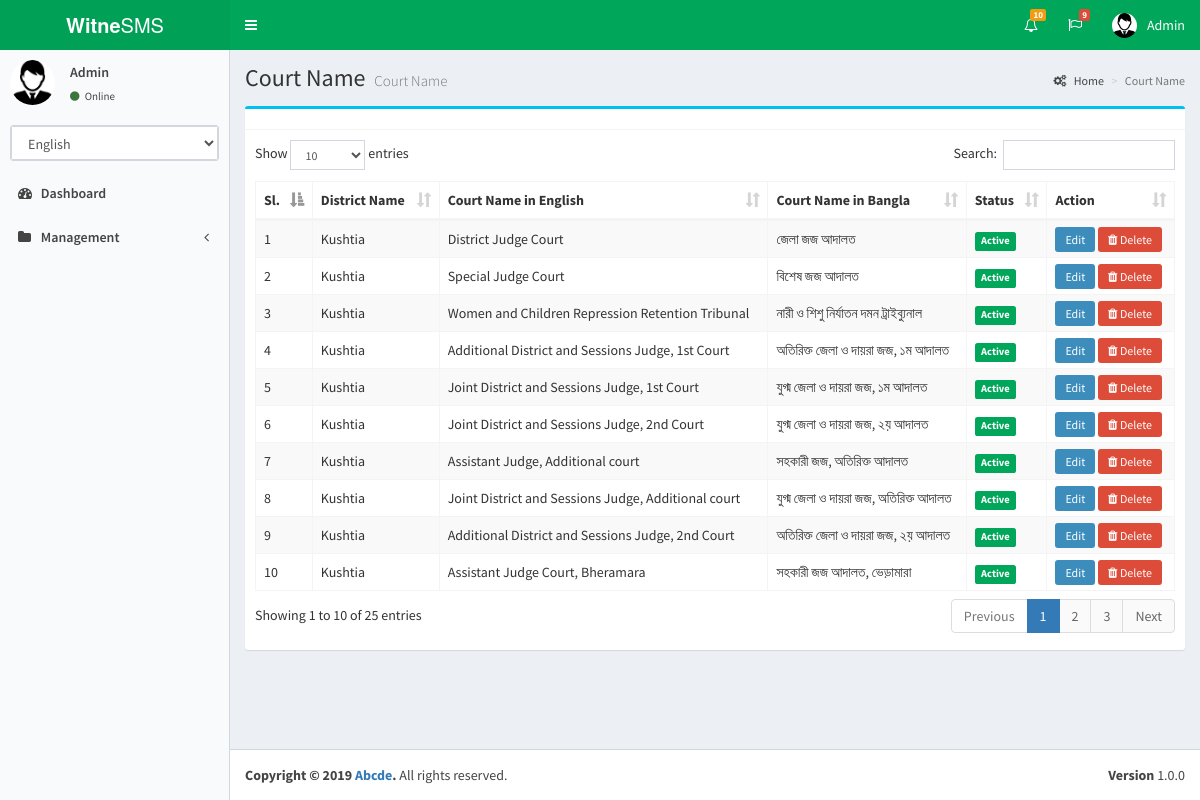
/index.php/manager/view_court, run on the app's committed database.
### tables this page shows
CREATE TABLE IF NOT EXISTS `court` (
  `court_id` int(11) NOT NULL AUTO_INCREMENT,
  `court_hash_id` varchar(255) NOT NULL,
  `dist_id` int(11) NOT NULL,
  `court_name_en` varchar(255) NOT NULL,
  `court_name_bn` varchar(100) NOT NULL,
  `created_at` timestamp NOT NULL DEFAULT CURRENT_TIMESTAMP,
  `updated_at` timestamp NOT NULL DEFAULT CURRENT_TIMESTAMP ON UPDATE CURRENT_TIMESTAMP,
  `court_status` int(11) NOT NULL,
  PRIMARY KEY (`court_id`)
);

CREATE TABLE IF NOT EXISTS `district` (
  `dist_id` int(11) NOT NULL AUTO_INCREMENT,
  `dist_hash_id` varchar(255) NOT NULL,
  `dist_name_en` varchar(255) NOT NULL,
  `dist_name_bn` varchar(100) NOT NULL,
  `created_at` timestamp NOT NULL DEFAULT CURRENT_TIMESTAMP,
  `updated_at` timestamp NOT NULL DEFAULT CURRENT_TIMESTAMP ON UPDATE CURRENT_TIMESTAMP,
  `dist_status` int(11) NOT NULL,
  PRIMARY KEY (`dist_id`)
);

### application/controllers/Manager.php (called while the page is built, shortened)
<?php
class Manager extends CI_Controller {
	public function view_court()
	{
		$send['courts']=$this->Mdb->getJoin('court','district','court.dist_id=district.dist_id');
		$this->load->view('manager/header');
		$this->load->view('manager/view_court',$send);
		$this->load->view('manager/footer');
	}
}

### index.php (called while the page is built, shortened)
<?php
require_once BASEPATH.'core/CodeIgniter.php';

### application/models/Mdb.php (called while the page is built, shortened)
<?php
class Mdb extends CI_Model
{
	public function getJoin($tbl,$jtbl,$match,$whr=array())
    {
        $this->db->select('*');
        $this->db->from($tbl);
        $this->db->join($jtbl,$match);
        $this->db->where($whr);
        return $this->db->get()->result();
    }
}

### application/views/manager/view_court.php (the view, shortened to what this page needs)
<section class="content-header">
  <h1>
    <?=$this->lang->line('court_name');?>
    <small><?=$this->lang->line('court_name');?></small>
  </h1>
  <ol class="breadcrumb">
    <li><a href="#"><i class="fa fa-gears"></i> Home</a></li>
    <li class="active"><?=$this->lang->line('court_name');?></li>
  </ol>
</section>
    <section class="content">
      <div class="box box-info color-palette-box">
        <div class="box-header with-border">
        </div>
        <div class="box-body">
          <div class="row">
            <div class="col-sm-4 col-md-12">
              <table id="example1" class="table table-bordered table-striped dataTable" role="grid" aria-describedby="example1_info">
                      <thead>
                        <tr>
                          <th><?=$this->lang->line('serial');?></th>
                          <th><?=$this->lang->line('dist_name');?></th>
                          <th><?=$this->lang->line('court_name_en');?></th>
                          <th><?=$this->lang->line('court_name_bn');?></th>
                          <th><?=$this->lang->line('status');?></th>
                          <th><?=$this->lang->line('action');?></th>
                        </tr>
                      </thead>
                        <?php $i=1; foreach($courts as $crt){?>
                        <tr>
                          <td><?=$i++;?></td>
                          <td><?=$crt->dist_name_en ;?></td>
                          <td><?=$crt->court_name_en ;?></td>
                          <td><?=$crt->court_name_bn ;?></td>
                          <td><span class="label label-success"><?=$crt->court_status == 1 ? 'Active' : 'Inactive';?></span></td>
                          <td>
                            <a href="<?=site_url('manager/edit-court/'.$crt->court_hash_id);?>" class="btn-sm btn-flat btn-primary">Edit</a>
                            <a href="<?=site_url('manager/delete_court/'.$crt->court_hash_id);?>" class="btn-sm btn-flat btn-danger" onclick="return confirm('Are you sure you want to delete?');"><i class="fa fa-trash"></i> Delete</a>
                          </td>
                        </tr>
                      <?php } ?>
                    </table>
            </div>
          </div>
        </div>
      </div>
    </section>

### application/views/manager/header.php (shortened to what this page needs)
<!DOCTYPE html>
<html>
<head>
  <link rel="stylesheet" href="<?=base_url();?>assets/dashboard/css/bootstrap.min.css">
  <link rel="stylesheet" href="<?=base_url();?>assets/dashboard/css/bootstrap-select.css">
   <link rel="stylesheet" href="<?=base_url();?>assets/dashboard/css/bootstrap-datetimepicker.min.css" />
  <link rel="stylesheet" href="https://maxcdn.bootstrapcdn.com/font-awesome/4.7.0/css/font-awesome.min.css">
  <link rel="stylesheet" href="<?=base_url();?>assets/dashboard/css/ionicons.min.css">
  <link rel="stylesheet" href="<?=base_url();?>assets/dashboard/css/dataTables.bootstrap.min.css">
  <link rel="stylesheet" href="<?=base_url();?>assets/dashboard/css/bootstrap-datepicker.min.css" />
  <link rel="stylesheet" href="<?=base_url();?>assets/dashboard/css/bootstrap-timepicker.min.css">
  <link rel="stylesheet" href="<?=base_url();?>assets/dashboard/css/select2.min.css">
  <link rel="stylesheet" href="<?=base_url();?>assets/dashboard/css/AdminLTE.min.css">
  <link rel="stylesheet" href="<?=base_url();?>assets/dashboard/css/_all-skins.min.css">
  <link rel="stylesheet" href="<?=base_url();?>assets/dashboard/css/bootstrap3-wysihtml5.min.css">
</head>
<body class="hold-transition skin-green-light sidebar-mini">
<div class="wrapper">
  <header class="main-header">
    <a href="<?=site_url('manager/dashboard');?>" class="logo">
      <span class="logo-lg"><b>Witne</b>SMS</span>
    </a>
    <nav class="navbar navbar-static-top">
      <a href="#" class="sidebar-toggle" data-toggle="push-menu" role="button">
      </a>
      <div class="navbar-custom-menu">
        <ul class="nav navbar-nav">
          <li class="dropdown notifications-menu">
            <a href="#" class="dropdown-toggle" data-toggle="dropdown">
              <i class="fa fa-bell-o"></i>
              <span class="label label-warning">10</span>
            </a>
          </li>
          <li class="dropdown tasks-menu">
            <a href="#" class="dropdown-toggle" data-toggle="dropdown">
              <i class="fa fa-flag-o"></i>
              <span class="label label-danger">9</span>
            </a>
          </li>
          <li class="dropdown user user-menu">
            <a href="#" class="dropdown-toggle" data-toggle="dropdown">
              <img src="<?=base_url();?>assets/dashboard/img/user.png" class="user-image" alt="User Image">
              <span class="hidden-xs"><?='Admin'?></span>
            </a>
          </li>
        </ul>
      </div>
    </nav>
  </header>
  <aside class="main-sidebar">
    <section class="sidebar">
      <div class="user-panel">
        <div class="pull-left image">
          <img src="<?=base_url();?>assets/dashboard/img/user.png" class="img-circle" alt="User Image">
        </div>
        <div class="pull-left info">
          <p>Admin</p>
          <a href="#"><i class="fa fa-circle text-success"></i> Online</a>
        </div>
      </div>
      <form action="#" method="POST" class="sidebar-form">
          <select name="langs" id="langs" onChange="hello();" class="form-control">
            <option value="english" <?=$this->session->userdata('site_lang') == 'english' ? ' selected="selected"' : '';?>>English</option>
          </select>
      </form>
      <ul class="sidebar-menu" data-widget="tree">
        <li><a href="<?=site_url('manager');?>">
            <i class="fa fa-dashboard"></i> <span><?=$this->lang->line('menu_dashboard');?></span>
          </a>
        </li>
        <li class="treeview">
          <a href="#">
            <i class="fa fa-folder"></i> <span><?=$this->lang->line('menu_management');?></span>
            <span class="pull-right-container"><i class="fa fa-angle-left pull-right"></i> </span>
          </a>
        </li>
      </ul>
    </section>
  </aside>
  <div class="content-wrapper">

### application/views/manager/footer.php (shortened to what this page needs)
</div>
  <footer class="main-footer">
    <div class="pull-right hidden-xs">
      <b>Version</b> 1.0.0
    </div>
    <strong>Copyright &copy; <?=date('Y')?> <a href="http://iconbangla.net">Abcde</a>.</strong> All rights
    reserved.
  </footer>
</div>
</body>
</html>

### data on the page
court: dist.dist_name_en "Kushtia", court_name_en "District Judge Court", court_name_bn "জেলা জজ আদালত", court_status "Active"
court: dist.dist_name_en "Kushtia", court_name_en "Special Judge Court", court_name_bn "বিশেষ জজ আদালত", court_status "Active"
court: dist.dist_name_en "Kushtia", court_name_en "Women and Children Repression Retention Tribunal", court_name_bn "নারী ও শিশু নির্যাতন দমন ট্রাইব্যুনাল", court_status "Active"
court: dist.dist_name_en "Kushtia", court_name_en "Additional District and Sessions Judge, 1st Court", court_name_bn "অতিরিক্ত জেলা ও দায়রা জজ, ১ম আদালত", court_status "Active"
court: dist.dist_name_en "Kushtia", court_name_en "Joint District and Sessions Judge, 1st Court", court_name_bn "যুগ্ম জেলা ও দায়রা জজ, ১ম আদালত", court_status "Active"
court: dist.dist_name_en "Kushtia", court_name_en "Joint District and Sessions Judge, 2nd Court", court_name_bn "যুগ্ম জেলা ও দায়রা জজ, ২য় আদালত", court_status "Active"
court: dist.dist_name_en "Kushtia", court_name_en "Assistant Judge, Additional court", court_name_bn "সহকারী জজ, অতিরিক্ত আদালত", court_status "Active"
court: dist.dist_name_en "Kushtia", court_name_en "Joint District and Sessions Judge, Additional court", court_name_bn "যুগ্ম জেলা ও দায়রা জজ, অতিরিক্ত আদালত", court_status "Active"
court: dist.dist_name_en "Kushtia", court_name_en "Additional District and Sessions Judge, 2nd Court", court_name_bn "অতিরিক্ত জেলা ও দায়রা জজ, ২য় আদালত", court_status "Active"
court: dist.dist_name_en "Kushtia", court_name_en "Assistant Judge Court, Bheramara", court_name_bn "সহকারী জজ আদালত, ভেড়ামারা", court_status "Active"

### other printed values
$this->lang->line('menu_dashboard') "Dashboard"
$this->lang->line('menu_management') "Management"
$this->lang->line('court_name') "Court Name"
$this->lang->line('serial') "Sl."
$this->lang->line('dist_name') "District Name"
$this->lang->line('court_name_en') "Court Name in English"
$this->lang->line('court_name_bn') "Court Name in Bangla"
$this->lang->line('status') "Status"
$this->lang->line('action') "Action"
